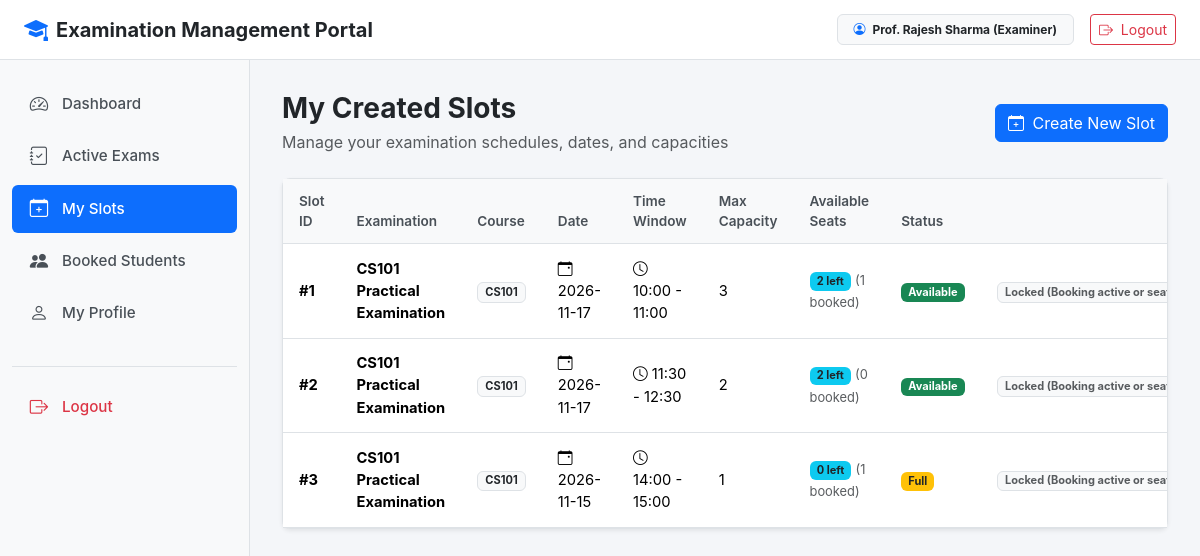
/examiner/slots (signed in), run on the app's committed database.
### models.py (models this page shows, shortened)
class User(db.Model, UserMixin):
    id = db.Column(db.Integer, primary_key=True)
    username = db.Column(db.String(80), unique=True, nullable=False)
    email = db.Column(db.String(120), unique=True, nullable=False)
    password_hash = db.Column(db.String(255), nullable=False)
    name = db.Column(db.String(100), nullable=False)
    phone = db.Column(db.String(20))
    department = db.Column(db.String(100))
    role = db.Column(db.String(20), nullable=False, default='student')
    status = db.Column(db.String(20), nullable=False, default='active')
    created_at = db.Column(db.DateTime, default=datetime.utcnow)
    @property
    def is_active(self):
        return self.status not in ['deactivated', 'rejected']
    @property
    def is_admin(self):
        return self.role == 'admin'
    @property
    def is_examiner(self):
        return self.role == 'examiner'

class Slot(db.Model):
    id = db.Column(db.Integer, primary_key=True)
    examination_id = db.Column(db.Integer, db.ForeignKey('examination.id'), nullable=False)
    examiner_id = db.Column(db.Integer, db.ForeignKey('user.id'), nullable=False)
    date = db.Column(db.Date, nullable=False)
    start_time = db.Column(db.String(10), nullable=False)
    end_time = db.Column(db.String(10), nullable=False)
    max_capacity = db.Column(db.Integer, nullable=False, default=1)
    available_seats = db.Column(db.Integer, nullable=False, default=1)
    status = db.Column(db.String(20), nullable=False, default='Available')
    created_at = db.Column(db.DateTime, default=datetime.utcnow)
    examiner = db.relationship('User', foreign_keys=[examiner_id], backref='examiner_slots')
    bookings = db.relationship('Booking', backref='slot', cascade='all, delete-orphan', lazy=True)
    @property
    def booked_count(self):
        return sum(1 for b in self.bookings if b.status != 'Cancelled')

class Examination(db.Model):
    id = db.Column(db.Integer, primary_key=True)
    course_id = db.Column(db.Integer, db.ForeignKey('course.id'), nullable=False)
    name = db.Column(db.String(150), nullable=False)
    exam_type = db.Column(db.String(50), nullable=False, default='Viva')
    duration = db.Column(db.Integer, nullable=False, default=30)
    max_marks = db.Column(db.Integer, nullable=False, default=100)
    slot_creation_start_date = db.Column(db.Date, nullable=False)
    slot_creation_end_date = db.Column(db.Date, nullable=False)
    slot_booking_start_date = db.Column(db.Date, nullable=False)
    slot_booking_end_date = db.Column(db.Date, nullable=False)
    status = db.Column(db.String(30), nullable=False, default='Draft')
    created_at = db.Column(db.DateTime, default=datetime.utcnow)
    rubrics = db.relationship('Rubric', backref='examination', cascade='all, delete-orphan', lazy=True)
    slots = db.relationship('Slot', backref='examination', cascade='all, delete-orphan', lazy=True)
    @property
    def is_slot_booking_open(self):
        today = date.today()
        if self.status == 'Booking Open':
            return True
        if self.status not in ['Closed', 'Completed'] and self.slot_booking_start_date <= today <= self.slot_booking_end_date:
            return True
        return False

class Course(db.Model):
    id = db.Column(db.Integer, primary_key=True)
    course_code = db.Column(db.String(20), unique=True, nullable=False)
    course_name = db.Column(db.String(150), nullable=False)
    description = db.Column(db.Text)
    status = db.Column(db.String(20), nullable=False, default='Active')
    created_at = db.Column(db.DateTime, default=datetime.utcnow)
    examinations = db.relationship('Examination', backref='course', cascade='all, delete-orphan', lazy=True)

class Booking(db.Model):
    id = db.Column(db.Integer, primary_key=True)
    student_id = db.Column(db.Integer, db.ForeignKey('user.id'), nullable=False)
    slot_id = db.Column(db.Integer, db.ForeignKey('slot.id'), nullable=False)
    booking_date = db.Column(db.DateTime, default=datetime.utcnow)
    status = db.Column(db.String(20), nullable=False, default='Booked')
    student = db.relationship('User', foreign_keys=[student_id], backref='student_bookings')
    evaluation = db.relationship('Evaluation', backref='booking', uselist=False, cascade='all, delete-orphan')

### examiner.py (the view)
@app.route('/examiner/slots')
@examiner_required
def examiner_slots():
    slots = Slot.query.filter_by(examiner_id=current_user.id).order_by(Slot.date.desc(), Slot.start_time.asc()).all()
    return render_template('examiner/slots.html', slots=slots)

### templates/examiner/slots.html (shortened to what this page needs)
{% extends "base.html" %}
{% block content %}
<div class="d-flex justify-content-between align-items-center mb-4">
    <div>
        <h3 class="fw-bold mb-1">My Created Slots</h3>
        <p class="text-muted mb-0">Manage your examination schedules, dates, and capacities</p>
    </div>
    <a href="{{ url_for('new_slot') }}" class="btn btn-primary">
        <i class="bi bi-calendar-plus me-1"></i> Create New Slot
    </a>
</div>
<div class="card shadow-sm">
    <div class="card-body p-0">
        <div class="table-responsive">
            <table class="table table-hover mb-0">
                <thead>
                    <tr>
                        <th>Slot ID</th>
                        <th>Examination</th>
                        <th>Course</th>
                        <th>Date</th>
                        <th>Time Window</th>
                        <th>Max Capacity</th>
                        <th>Available Seats</th>
                        <th>Status</th>
                        <th class="text-end">Actions</th>
                    </tr>
                </thead>
                <tbody>
                    {% if slots %}
                        {% for s in slots %}
                        <tr>
                            <td><strong>#{{ s.id }}</strong></td>
                            <td class="fw-bold">{{ s.examination.name }}</td>
                            <td><span class="badge bg-light text-dark border">{{ s.examination.course.course_code }}</span></td>
                            <td><i class="bi bi-calendar-event me-1"></i>{{ s.date.strftime('%Y-%m-%d') }}</td>
                            <td><i class="bi bi-clock me-1"></i>{{ s.start_time }} - {{ s.end_time }}</td>
                            <td>{{ s.max_capacity }}</td>
                            <td>
                                <span class="badge bg-info text-dark">{{ s.available_seats }} left</span>
                                <small class="text-muted">({{ s.booked_count }} booked)</small>
                            </td>
                            <td>
                                {% if s.status == 'Available' %}
                                <span class="badge bg-success">Available</span>
                                {% elif s.status == 'Full' %}
                                <span class="badge bg-warning text-dark">Full</span>
                                {% else %}
                                <span class="badge bg-secondary">{{ s.status }}</span>
                                {% endif %}
                            </td>
                            <td class="text-end">
                                {% if s.booked_count == 0 and not s.examination.is_slot_booking_open %}
                                <a href="{{ url_for('edit_slot', slot_id=s.id) }}" class="btn btn-sm btn-outline-primary me-1">
                                    <i class="bi bi-pencil"></i> Edit
                                </a>
                                <form method="POST" action="{{ url_for('delete_slot', slot_id=s.id) }}" class="d-inline">
                                    <button type="submit" class="btn btn-sm btn-outline-danger">
                                        <i class="bi bi-trash"></i> Delete
                                    </button>
                                </form>
                                {% else %}
                                <span class="badge bg-light text-muted border">Locked (Booking active or seats reserved)</span>
                                {% endif %}
                            </td>
                        </tr>
                        {% endfor %}
                    {% else %}
                        <tr>
                            <td colspan="9" class="text-center py-4 text-muted">You haven't created any slots yet. Click "Create New Slot" to add one.</td>
                        </tr>
                    {% endif %}
                </tbody>
            </table>
        </div>
    </div>
</div>
{% endblock %}

### templates/base.html (shortened to what this page needs)
<!DOCTYPE html>
<html lang="en">
<head>
    <link href="https://cdn.jsdelivr.net/npm/bootstrap@5.3.2/dist/css/bootstrap.min.css" rel="stylesheet">
    <link href="https://cdn.jsdelivr.net/npm/bootstrap-icons@1.11.1/font/bootstrap-icons.css" rel="stylesheet">
</head>
<body>
    <nav class="top-navbar">
        <div class="d-flex align-items-center">
            <a href="{{ url_for('index') }}" class="text-decoration-none text-dark d-flex align-items-center gap-2">
                <i class="bi bi-mortarboard-fill text-primary fs-4"></i>
                <span class="fw-bold fs-5">Examination Management Portal</span>
            </a>
        </div>
        <div class="d-flex align-items-center gap-3">
            {% if current_user.is_authenticated %}
            <span class="badge bg-light text-dark border px-3 py-2">
                <i class="bi bi-person-circle me-1 text-primary"></i>
                {{ current_user.name }} ({{ current_user.role|capitalize }})
            </span>
            <a href="{{ url_for('logout') }}" class="btn btn-outline-danger btn-sm">
                <i class="bi bi-box-arrow-right me-1"></i> Logout
            </a>
            {% else %}
            <a href="{{ url_for('login') }}" class="btn btn-outline-primary btn-sm px-3">Login</a>
            <a href="{{ url_for('register') }}" class="btn btn-primary btn-sm px-3">Register</a>
            {% endif %}
        </div>
    </nav>
    {% if current_user.is_authenticated %}
    <div class="sidebar">
        <ul class="nav flex-column">
            {% if current_user.is_admin %}
            <li class="nav-item">
                <a class="nav-link {% if request.endpoint == 'admin_dashboard' %}active{% endif %}" href="{{ url_for('admin_dashboard') }}">
                    <i class="bi bi-speedometer2"></i> Dashboard
                </a>
            </li>
            <li class="nav-item">
                <a class="nav-link {% if request.endpoint in ['admin_courses', 'new_course', 'edit_course'] %}active{% endif %}" href="{{ url_for('admin_courses') }}">
                    <i class="bi bi-book"></i> Courses
                </a>
            </li>
            <li class="nav-item">
                <a class="nav-link {% if request.endpoint in ['admin_examinations', 'new_examination', 'edit_examination', 'admin_rubrics', 'new_rubric', 'edit_rubric'] %}active{% endif %}" href="{{ url_for('admin_examinations') }}">
                    <i class="bi bi-journal-text"></i> Examinations
                </a>
            </li>
            <li class="nav-item">
                <a class="nav-link {% if request.endpoint == 'admin_examiners' %}active{% endif %}" href="{{ url_for('admin_examiners') }}">
                    <i class="bi bi-person-badge"></i> Examiners
                </a>
            </li>
            <li class="nav-item">
                <a class="nav-link {% if request.endpoint == 'admin_students' %}active{% endif %}" href="{{ url_for('admin_students') }}">
                    <i class="bi bi-people"></i> Students
                </a>
            </li>
            <li class="nav-item">
                <a class="nav-link {% if request.endpoint in ['admin_slots', 'change_slot_examiner'] %}active{% endif %}" href="{{ url_for('admin_slots') }}">
                    <i class="bi bi-calendar3"></i> All Slots
                </a>
            </li>
            <li class="nav-item">
                <a class="nav-link {% if request.endpoint in ['admin_bookings', 'reschedule_booking'] %}active{% endif %}" href="{{ url_for('admin_bookings') }}">
                    <i class="bi bi-card-checklist"></i> Bookings
                </a>
            </li>
            <li class="nav-item">
                <a class="nav-link {% if request.endpoint == 'admin_search' %}active{% endif %}" href="{{ url_for('admin_search') }}">
                    <i class="bi bi-search"></i> Search
                </a>
            </li>
            {% elif current_user.is_examiner %}
            <li class="nav-item">
                <a class="nav-link {% if request.endpoint == 'examiner_dashboard' %}active{% endif %}" href="{{ url_for('examiner_dashboard') }}">
                    <i class="bi bi-speedometer2"></i> Dashboard
                </a>
            </li>
            <li class="nav-item">
                <a class="nav-link {% if request.endpoint == 'examiner_examinations' %}active{% endif %}" href="{{ url_for('examiner_examinations') }}">
                    <i class="bi bi-journal-check"></i> Active Exams
                </a>
            </li>
            <li class="nav-item">
                <a class="nav-link {% if request.endpoint in ['examiner_slots', 'new_slot', 'edit_slot'] %}active{% endif %}" href="{{ url_for('examiner_slots') }}">
                    <i class="bi bi-calendar-plus"></i> My Slots
                </a>
            </li>
            <li class="nav-item">
                <a class="nav-link {% if request.endpoint in ['examiner_students', 'evaluate_student'] %}active{% endif %}" href="{{ url_for('examiner_students') }}">
                    <i class="bi bi-people-fill"></i> Booked Students
                </a>
            </li>
            <li class="nav-item">
                <a class="nav-link {% if request.endpoint == 'examiner_profile' %}active{% endif %}" href="{{ url_for('examiner_profile') }}">
                    <i class="bi bi-person"></i> My Profile
                </a>
            </li>
            {% endif %}
            <li class="nav-item mt-4 pt-3 border-top">
                <a class="nav-link text-danger" href="{{ url_for('logout') }}">
                    <i class="bi bi-box-arrow-right"></i> Logout
                </a>
            </li>
        </ul>
    </div>
    <main class="main-wrapper">
        {% block content %}{% endblock %}
    </main>
    {% endif %}
</body>
</html>

### data on the page
User: name "Prof. Rajesh Sharma", role "Examiner"
Slot: id "1", examination.name "CS101 Practical Examination", examination.course.course_code "CS101", date "2026-11-17", start_time "10:00", end_time "11:00", max_capacity "3", available_seats "2", booked_count "1", status "Available"
Slot: id "2", examination.name "CS101 Practical Examination", examination.course.course_code "CS101", date "2026-11-17", start_time "11:30", end_time "12:30", max_capacity "2", available_seats "2", booked_count "0", status "Available"
Slot: id "3", examination.name "CS101 Practical Examination", examination.course.course_code "CS101", date "2026-11-15", start_time "14:00", end_time "15:00", max_capacity "1", available_seats "0", booked_count "1", status "Full"
